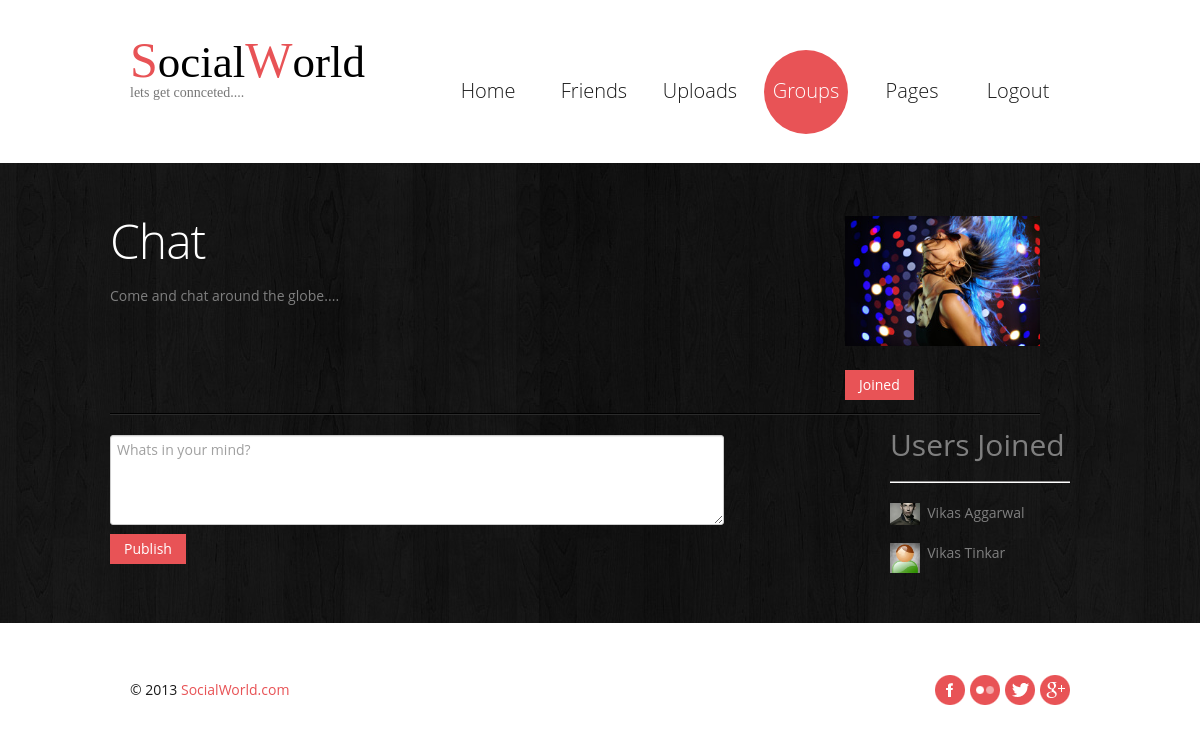
Screenshot of /grp.php?id=4 (signed in) with the database file from the repository.
### tables this page shows
CREATE TABLE `sw_group` (
  `g_id` int(10) NOT NULL AUTO_INCREMENT,
  `gp_name` varchar(12) NOT NULL,
  `ct_id` int(10) NOT NULL,
  `descr` longtext,
  `pic_id` int(10) NOT NULL,
  `on_id` int(5) NOT NULL,
  `d_ate` date NOT NULL,
  `t_ime` time NOT NULL,
  PRIMARY KEY (`g_id`),
  KEY `ct_id` (`ct_id`),
  KEY `pic_id` (`pic_id`),
  KEY `on_id` (`on_id`),
  CONSTRAINT `sw_group_ibfk_1` FOREIGN KEY (`ct_id`) REFERENCES `sw_pcategory` (`ct_id`),
  CONSTRAINT `sw_group_ibfk_2` FOREIGN KEY (`pic_id`) REFERENCES `sw_picup` (`pic_id`),
  CONSTRAINT `sw_group_ibfk_3` FOREIGN KEY (`on_id`) REFERENCES `sw_ulogin` (`u_id`)
);

CREATE TABLE `sw_picup` (
  `pic_id` int(10) NOT NULL AUTO_INCREMENT,
  `pic` varchar(70) NOT NULL,
  PRIMARY KEY (`pic_id`)
);

CREATE TABLE `sw_detail` (
  `u_id` int(5) NOT NULL,
  `sex` varchar(1) NOT NULL,
  `c_id` int(5) NOT NULL,
  `s_id` int(5) NOT NULL,
  `cn_id` int(5) NOT NULL,
  `pic_id` int(10) NOT NULL,
  `bio` text,
  `fname` varchar(20) NOT NULL,
  `lname` varchar(20) NOT NULL,
  `w_id` int(10) NOT NULL,
  `wl_id` int(10) NOT NULL,
  `dob` varchar(12) NOT NULL,
  UNIQUE KEY `u_id` (`u_id`),
  KEY `c_id` (`c_id`),
  KEY `s_id` (`s_id`),
  KEY `cn_id` (`cn_id`),
  KEY `pic_id` (`pic_id`),
  KEY `w_id` (`w_id`),
  KEY `wl_id` (`wl_id`),
  CONSTRAINT `sw_detail_ibfk_1` FOREIGN KEY (`u_id`) REFERENCES `sw_ulogin` (`u_id`),
  CONSTRAINT `sw_detail_ibfk_2` FOREIGN KEY (`c_id`) REFERENCES `sw_city` (`c_id`),
  CONSTRAINT `sw_detail_ibfk_3` FOREIGN KEY (`s_id`) REFERENCES `sw_state` (`s_id`),
  CONSTRAINT `sw_detail_ibfk_4` FOREIGN KEY (`cn_id`) REFERENCES `sw_country` (`cn_id`),
  CONSTRAINT `sw_detail_ibfk_5` FOREIGN KEY (`pic_id`) REFERENCES `sw_picup` (`pic_id`),
  CONSTRAINT `sw_detail_ibfk_6` FOREIGN KEY (`w_id`) REFERENCES `sw_profession` (`w_id`),
  CONSTRAINT `sw_detail_ibfk_7` FOREIGN KEY (`wl_id`) REFERENCES `sw_workl` (`wl_id`)
);

### grp.php (the view, shortened to what this page needs)
<?php
	$con = mysqli_connect('localhost','root','','sw');
	$qry = "select sw_group.gp_name,sw_group.g_id,sw_picup.pic,sw_group.descr from sw_group,sw_picup where sw_group.pic_id = sw_picup.pic_id and sw_group.g_id = '$_SESSION[g_id]';";
	$result = mysqli_query($con,$qry) or die('Error Occured');
	$detail = mysqli_fetch_assoc($result);
?>
<!DOCTYPE html>
<html lang="en">
	<head>
	<link rel="stylesheet" href="css/bootstrap.css" type="text/css" media="screen">
	<link rel="stylesheet" href="css/responsive.css" type="text/css" media="screen">
	<link rel="stylesheet" href="css/style.css" type="text/css" media="screen">
	</head>
	<body>
<header>
      <div class="container clearfix">
    <div class="row">
          <div class="span12">
        <div class="navbar navbar_">
              <div class="container"><br>
            <div id="head" style='float:left;font-family:tahoma;'><a style='color:#e85356;font-size:50px'>S</a><a style='color:black;font-size:45px'>ocial</a><a style='color:#e85356;font-size:50px'>W</a><a style='color:black;font-size:45px'>orld</a><p>lets get connceted....</p></div>
            <div class="nav-collapse nav-collapse_  collapse">
                  <ul class="nav sf-menu">
                <li><a href="index-3.php">Home</a></li>
				<li><a href="index-2.php">Friends</a></li>
				<li><a href="uploads.php">Uploads</a></li>
				<li class='active'><a href="group.php">Groups</a></li>
                <li><a href="page.php">Pages</a></li>
                <li><a href="logout.php">Logout</a></li>
              </ul>
                </div>
          </div>
            </div>
      </div>
        </div>
  </div>
    </header>
<div class="bg-content">
   <div id="content"><div class="ic"></div>
    <div class="container">
          <div class="row">
         <div class="inner-1" style='height:240px'>
          <ul class="list-blog">
            <li style="height:180px">  <div>
            <div style="float:left"><h4><?php echo "$detail[gp_name]";?></h4><p><?php echo "$detail[descr]"?></p></div>
            <div style="float:right;height:150px"><img style="height:130px" src="group/<?php echo $detail[pic];?>" alt="Profile Pic"><?php if(!(defined('sw'))){ ?><a class='btn btn-1' id='on_click' onclick='join_group(<?php echo $_SESSION[g_id]; ?>)'>Join Group</a><?php }else{ ?><a class='btn btn-1' href='#'>Joined</a> <?php }?></div></div>
              </li><li></li>
			  </ul>
            </div>
				<?php if(defined('sw')){ ?>
				<div style='float:left'>
				<textarea placeholder="Whats in your mind?" style="width:600px;height:80px" id="post"></textarea><br>
			<a class="btn btn-1" onclick="submit_post()">Publish</a><?php } ?>
				</div>
				<div style='float:right;width:180px'>
				<name style='font-size:30px'>Users Joined<hr></name>
				<?php
					$con = mysqli_connect('localhost','root','','sw');
					$qry = "select sw_detail.fname,sw_detail.lname,sw_picup.pic from sw_gjoin,sw_detail,sw_picup where sw_gjoin.g_id = '$_SESSION[g_id]' and sw_detail.u_id = sw_gjoin.u_id and sw_detail.pic_id = sw_picup.pic_id;";
					$result = mysqli_query($con,$qry);
					while($detail = mysqli_fetch_assoc($result)){
						echo "<li style='display:block'><img src='file/$detail[pic]' style='width:30px;float:left'><name>&nbsp; $detail[fname] $detail[lname]</name></li><br>";
					}
				?>
				</div>
          </div>
      </div>
     </div>
  </div>
<footer>
      <div class="container clearfix">
       <ul class="list-social pull-right">
          <li><a class="icon-1" href="#"></a></li>
          <li><a class="icon-2" href="#"></a></li>
          <li><a class="icon-3" href="#"></a></li>
          <li><a class="icon-4" href="#"></a></li>
        </ul>
    <div class="privacy pull-left">&copy; 2013 <a href="">SocialWorld.com</a> </div>
  </div>
    </footer>
</body>
</html>

### css/responsive.css (style rules this page uses)
.clearfix { *zoom: 1; }
.clearfix:before, .clearfix:after { display: table; content: ""; line-height: 0; }
.clearfix:after { clear: both; }
@media (min-width: 980px) { .nav-collapse.collapse { height: auto !important; overflow: visible !important; } }

### css/style.css (style rules this page uses)
.inner-1 { padding-right: 30px; }
header { padding: 30px 0 29px; z-index: 50; }
.navbar_ { margin: 0; position: relative; }
.navbar_ .container { position: relative; }
.nav-collapse_ { padding: 0; z-index: 10; float: right; }
.nav-collapse_ .nav li { margin: 0; padding: 0; position: relative; zoom: 1; }
.nav-collapse_ .nav > li { -webkit-box-shadow: none; -moz-box-shadow: none; box-shadow: none; background: none; margin-left: 22px; }
.nav-collapse_ .nav li a { text-shadow: none; text-decoration: none; -webkit-transition: all 0.3s ease-in-out; -moz-transition: all 0.3s ease-in-out; -o-transition: all 0.3s ease-in-out; transition: all 0.3s ease-in-out; -webkit-box-shadow: none; -moz-box-shadow: none; box-shadow: none; text-transform: none; font-family: 'Open Sans', sans-serif; font-size: 20px; line-height: 22px; text-align: center; font-weight: 300; color: #1a1a1a; }
.nav-collapse_ .nav > li > a { margin: 0; padding: 30px 0 32px; display: block; background: none; position: relative; z-index: 20; width: 84px; -webkit-border-radius: 44px; -moz-border-radius: 44px; border-radius: 44px; }
.nav-collapse_ .nav > li.sfHover > a, .nav-collapse_ .nav > li.sfHover > a:hover, .nav-collapse_ .nav > li > a:hover, .nav-collapse_ .nav > li.active > a, .nav-collapse_ .nav > li.active > a:hover { background: #e85356; color: #ffffff; -webkit-box-shadow: none; -moz-box-shadow: none; box-shadow: none; }
h1, h2, h3, h4, h5, h6 { text-transform: none; color: #ffffff; font-family: 'Open Sans', sans-serif; font-weight: 300; letter-spacing: -1px; }
h4 { font-size: 48px; line-height: 50px; margin: 21px 0 20px; }
p { padding-bottom: 25px; margin: 0; }
#content { position: relative; padding: 0 0 40px; }
.bg-content { background: url(../img/bg-content.jpg) 50% 50%; }
.list-blog { list-style: none outside; margin: 0; }
.list-blog li { background: url(../img/border-horiz.gif) repeat-x 0 bottom; padding-bottom: 40px; margin-top: 32px; }
.list-blog li.last { background: none; }
.list-blog img { margin: 21px 0 24px; }
.btn-1 { color: #ffffff; background: #e85356; padding: 5px 14px; -webkit-border-radius: 0; -moz-border-radius: 0; border-radius: 0; text-shadow: none; border: none; -webkit-box-shadow: none; -moz-box-shadow: none; box-shadow: none; -webkit-transition: all 0.3s ease; -moz-transition: all 0.3s ease; -o-transition: all 0.3s ease; transition: all 0.3s ease; }
footer { padding: 51px 0 40px; }
.privacy { color: #1a1a1a; padding-top: 6px; }
.privacy a { color: #e85356; }
.list-social { list-style: none outside none; overflow: hidden; margin: 0; }
.list-social a { width: 30px; height: 30px; -webkit-transition: all 0.2s linear; -moz-transition: all 0.2s linear; -o-transition: all 0.2s linear; transition: all 0.2s linear; background-position: 0 0; background-repeat: no-repeat; }
.list-social a.icon-1 { background-image: url(../img/soc-icon-1.png); }
.list-social a.icon-2 { background-image: url(../img/soc-icon-2.png); }
.list-social a.icon-3 { background-image: url(../img/soc-icon-3.png); }
.list-social a.icon-4 { background-image: url(../img/soc-icon-4.png); }
.list-social li { float: left; margin-left: 5px; }
.clearfix { *zoom: 1; }
.clearfix:before, .clearfix:after { display: table; content: ""; line-height: 0; }
.clearfix:after { clear: both; }

### rows the page displays
sw_group: gp_name "Chat", descr "Come and chat around the globe....", pic.pic (picture)
sw_detail: pic.pic (picture), fname "Vikas", lname "Aggarwal"
sw_detail: pic.pic (picture), fname "Vikas", lname "Tinkar"
